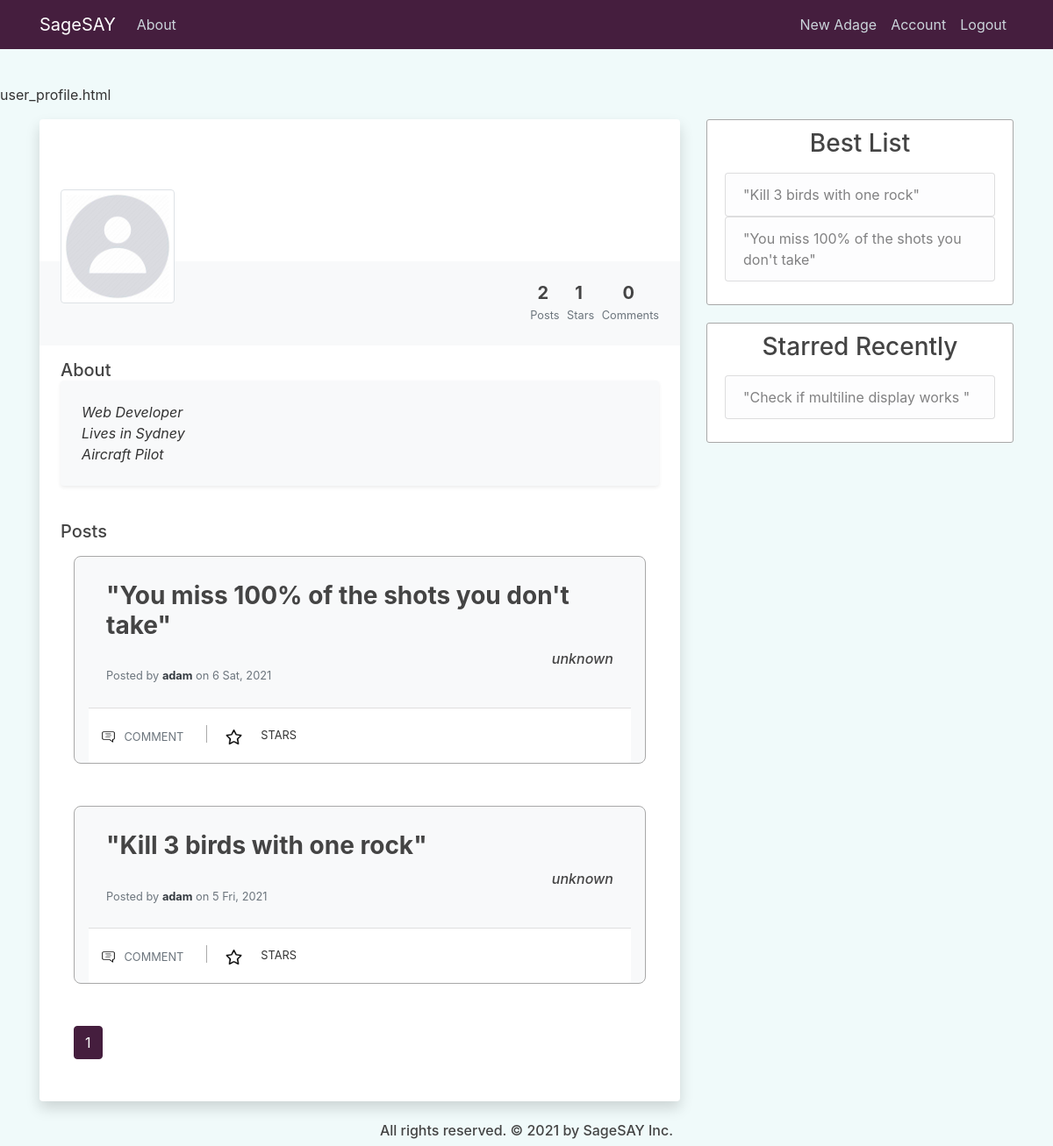
Page /user/adam (signed in) on the committed database.
### quotes_app/models.py (models this page shows, shortened)
class User(db.Model, UserMixin):
    id = db.Column(db.Integer, primary_key=True)
    username = db.Column(db.String(20), unique=True, nullable=False)
    email = db.Column(db.String(120), unique=True, nullable=False)
    image_file = db.Column(db.String(20), nullable=False, default='default.jpg')
    password = db.Column(db.String(60), nullable=False)
    posts = db.relationship('Post', backref='posted_by', lazy=True)
    comments = db.relationship('Comment', backref='comment_author', lazy=True)
    likes = db.relationship('Like', backref='like_author', lazy=True)

class Post(db.Model):
    id = db.Column(db.Integer, primary_key=True)
    author = db.Column(db.String(100), nullable=False, default='Anonymous')
    content = db.Column(db.Text, nullable=False)
    date_posted = db.Column(db.DateTime, nullable=False, default=dt.utcnow)
    user_id = db.Column(db.Integer, db.ForeignKey('user.id'), nullable=False)
    comments = db.relationship('Comment', backref='comment_post', lazy=True)
    likes = db.relationship('Like', backref='like_post', lazy=True)

### quotes_app/users/routes.py (the view)
@users.route("/user/<string:username>", methods=['GET', 'POST'])
@login_required
def user_profile(username):
    page = request.args.get('page', 1, type=int)
    post_id = request.args.get('star', type=int)
    user = User.query.filter_by(username=username).first_or_404()
    if post_id:
        update_like_table(current_user, post_id)
    posts, num_posts, num_likes, num_comments = get_posts_num_plc(user)
    posts = posts.paginate(page=page, per_page=5)
    posts_data = prepare_posts_display(posts)
    best_posts = get_best_posts_user(user, 5)
    recent_stars = get_recent_stars_user(user, 5)
    return render_template('user_profile.html', title=username, posts=posts,
        posts_data=posts_data, user=user, num_posts=num_posts,
        num_likes=num_likes, num_comments=num_comments, best_posts=best_posts,
        recent_stars=recent_stars)

### quotes_app/main/utils.py (called while the page is built)
def prepare_posts_display(posts):
    posts_data = []
    for post in posts.items:
        post_info = []
        likes = Like.query.filter_by(like_post=post).limit(8).all()
        for like in likes:
            post_info.append(User.query.get(like.user_id))
        post_info.append(post)
        starred = None
        if current_user.is_authenticated:
            starred = Like.query.filter_by(like_post=post, like_author=current_user).first()
        if starred:
            post_info.append(True)
        else:
            post_info.append(False)
        posts_data.append(post_info)
    return posts_data

### quotes_app/models.py (called while the page is built)
@login_manager.user_loader
def user_loader(user_id):
    return User.query.get(int(user_id))

### quotes_app/users/utils.py (called while the page is built)
def get_best_posts_user(user, size):
    posts = Like.query.with_entities(Like.post_id, func.count(Like.user_id))\
        .group_by(Like.post_id).order_by(func.count(Like.user_id).desc()).all()
    prep_posts = []
    for item in posts:
        post = Post.query.get(item[0])
        if post.posted_by == user:
            prep_posts.append(post)
        if len(prep_posts) == size:
            return prep_posts
    prep_posts = prep_posts + Post.query.filter(Post.user_id == user.id, Post.id.\
            notin_([item.id for item in prep_posts])).order_by(Post.date_posted).\
            limit(size-len(prep_posts)).all()
    return prep_posts

def get_recent_stars_user(user, size):
    likes = Like.query.filter_by(like_author=user).order_by(Like.date_like.desc()).limit(size).all()
    posts = []
    for like in likes:
        posts.append(Post.query.get(like.post_id))
    return posts

def get_posts_num_plc(user):
    posts = Post.query.filter_by(posted_by=user)\
    .order_by(Post.date_posted.desc())
    num_posts = posts.all()
    num_posts = len(num_posts)
    num_likes = len(Like.query.filter_by(like_author=user).all())
    num_comments = len(Comment.query.filter_by(comment_author=user).all())
    return posts, num_posts, num_likes, num_comments

### quotes_app/templates/user_profile.html (shortened to what this page needs)
{% extends "layout.html" %}
{% block content %}
<div class="col-md-8">
    <div class="mx-auto">
        <div class="bg-white shadow rounded overflow-hidden">
            <div class="px-4 pt-0 pb-4 cover">
                <div class="media align-items-end profile-head">
                    <div class="profile mr-3">
                        <img src="{{ url_for('static', filename='profile_pics/' + user.image_file) }}" alt="..." width="130" class="rounded mb-2 img-thumbnail img-profile">
                        </div>
                    <div class="media-body mb-5">
                        <h4 class="mt-0 mb-0 text-white">{{ user.username }}</h4>
                        <p class="small mb-4 text-white"> Sydney</p>
                    </div>
                </div>
            </div>
            <div class="bg-light p-4 d-flex justify-content-end text-center">
                <ul class="list-inline mb-0">
                    <li class="list-inline-item">
                        <h5 class="font-weight-bold mb-0 d-block">{{ num_posts }}</h5><small class="text-muted"> Posts</small>
                    </li>
                    <li class="list-inline-item">
                        <h5 class="font-weight-bold mb-0 d-block">{{ num_likes }}</h5><small class="text-muted"> Stars</small>
                    </li>
                    <li class="list-inline-item">
                        <h5 class="font-weight-bold mb-0 d-block">{{ num_comments }}</h5><small class="text-muted"> Comments</small>
                    </li>
                </ul>
            </div>
            <div class="px-4 py-3">
                <h5 class="mb-0">About</h5>
                <div class="p-4 rounded shadow-sm bg-light">
                    <p class="font-italic mb-0">Web Developer</p>
                    <p class="font-italic mb-0">Lives in Sydney</p>
                    <p class="font-italic mb-0">Aircraft Pilot</p>
                </div>
            </div>
            <div class="py-4 px-4">
                <div class="d-flex align-items-center justify-content-between mb-3">
                    <h5 class="mb-0">Posts</h5>
                </div>
                <div class="container">
                    {% for post in posts_data %}
                        <div class="card bg-light mb-5 border-5 pt-2 active pb-0 px-3">
                            <div class="card-body ">
                                <div class="row">
                                    <div class="col-12 link-post-content">
                                        <a href="#"><h3 class="card-title "><b>"{{ post[-2].content }}"</b></h3></a>
                                    </div>
                                    <div class="col-12 d-flex justify-content-end text-center">
                                        <h6><i>{{ post[-2].author }}</i></h6>
                                    </div>
                                    <div class="col">
                                        <h6 class="card-subtitle mb-2 text-muted">
                                            <p class="card-text text-muted small"> Posted by <a href="{{ url_for('users.user_profile', username=post[-2].posted_by.username) }}" class="font-weight-bold text-dark"> {{ post[-2].posted_by.username }}</a> on {{ post[-2].date_posted.strftime('%-d %a, %Y') }}</p>
                                        </h6>
                                    </div>
                                </div>
                            </div>
                            <div class="card-footer bg-white px-0 ">
                                <div class="row">
                                    <div class="col-md-auto ">
                                        <a href="#" class="btn btn-outlined btn-black text-muted bg-transparent" data-wow-delay="0.7s">
                                            <img src="{{ url_for('static', filename='comment.png') }}" class="mr-1 " width="19" height="19">
                                            <small>COMMENT</small>
                                        </a>
                                        <a href="{{ url_for('users.user_profile', username=user.username, page=posts.page, star=post[-2].id) }}" class="btn btn-outlined btn-black text-muted bg-transparent" data-wow-delay="0.7s">
                                            {% if post[-1] == True %}
                                                <img src="{{ url_for('static', filename='christmas-star.png') }}" class="mr-1" width="19" height="19">
                                            {% else %}
                                                <img src="{{ url_for('static', filename='star.png') }}" class="mr-1" width="19" height="19">
                                            {% endif %}
                                        </a>
                                        <small>STARS</small>
                                    </div>
                                    <div class="col-md-auto ">
                                    </div>
                                </div>
                            </div>
                        </div>
                    {% endfor %}
                    {% for page_num in posts.iter_pages(left_edge=1, right_edge=1, left_current=1, right_current=2) %}
                    {% if page_num %}
                        {% if posts.page == page_num %}
                        <a class="btn btn-violet mb-4" href="{{ url_for('users.user_profile', username=user.username, page=page_num) }}">{{ page_num }}</a>
                        {% else %}
                            <a class="btn btn-outline-violet mb-4" href="{{ url_for('users.user_profile', username=user.username, page=page_num) }}">{{ page_num }}</a>
                        {% endif %}
                    {% else %}
                        ...
                    {% endif %}
                    {% endfor %}
                </div>
            </div>
        </div>
    </div>
</div>
<div class="col-md-4">
    <div class="content-section">
        <div class="mb-3 text-center">
            <h3>Best List</h3>
        </div>
        <ul class="list-group">
            {% if not best_posts %}
                {% if current_user == user %}
                    <a href="{{ url_for('posts.new_post') }}"><li class="list-group-item list-group-item-light">No Adages. Add one.</li></a>
                {% else %}
                    <li class="list-group-item list-group-item-light">No Adages to show.</li>
                {% endif %}
                    {% else %}
                {% for post in best_posts %}
                    <a href="#"><li class="list-group-item list-group-item-light">"{{ post.content }}"</li></a>
                {% endfor %}
            {% endif %}
        </ul>
    </div>
    <div class="content-section">
        <div class="mb-3 text-center">
            <h3>Starred Recently</h3>
        </div>
        <ul class="list-group">
            {% if not recent_stars %}
                {% if current_user == user %}
                    <a href="{{ url_for('main.home') }}"><li class="list-group-item list-group-item-light">No Adages. Give one a star.</li></a>
                {% else %}
                    <li class="list-group-item list-group-item-light">No Adages to show.</li>
                {% endif %}
            {% else %}
                {% for post in recent_stars %}
                <a href="#"><li class="list-group-item list-group-item-light">"{{ post.content }}"</li></a>
                {% endfor %}
            {% endif %}
        </ul>
    </div>
</div>
{% endblock content %}

### quotes_app/templates/layout.html (shortened to what this page needs)
<!doctype html>
<html lang="en">
  <head>
    <link rel="stylesheet" href="https://stackpath.bootstrapcdn.com/bootstrap/4.3.1/css/bootstrap.min.css">
    <link rel="stylesheet" type="text/css" href="{{ url_for('static', filename='main.css') }}">
  </head>
  <body>
    <header class="site-header">
        <nav class="navbar navbar-expand-md navbar-dark bg-violet fixed-top">
            <div class="container">
                <a class="navbar-brand" href="{{ url_for('main.home') }}">SageSAY</a>
                <div class="collapse navbar-collapse" id="navbarNav">
                    <div class="navbar-nav mr-auto">
                        <a class="nav-item nav-link" href="#">About</a>
                    </div>
                    <div class="navbar-nav">
                        {% if current_user.is_authenticated %}
                            <a class="nav-item nav-link" href="{{ url_for('posts.new_post') }}">New Adage</a>
                            <a class="nav-item nav-link" href="{{ url_for('users.user_profile', username=current_user.username) }}">Account</a>
                            <a class="nav-item nav-link" href="{{ url_for('users.logout') }}">Logout</a>
                        {% else %}
                            <a class="nav-item nav-link" href="{{ url_for('users.login') }}">Login</a>
                            <a class="nav-item nav-link" href="{{ url_for('users.register') }}">Register</a>
                        {% endif %}
                    </div>
                </div>
            </div>
        </nav>
    </header>
    <p>{{ self._TemplateReference__context.name }}</p>
    <main role="main" class="container mt-80">
        <div class="row justify-content-center">
            {% block content %}{% endblock content %}
        </div>
    </main>
    <div class="footer pt-4">
        <h6 class="mx-auto">All rights reserved. &#169; 2021 by SageSAY Inc.</h6>
    </div>
  </body>
</html>

### quotes_app/static/main.css (style rules this page uses)
body { background: #f0fafa; color: #333333; margin-top: 6rem; }
h1, h2, h3, h4, h5, h6 { color: #444444; }
.bg-violet { background-color: #451e3e; }
.btn-violet { color: white; border-color: #451e3e; background-color: #451e3e; }
.list-group a { text-decoration: none; }
.link-post-content a { color: #444444; text-decoration: none; }
.site-header .navbar-nav .nav-link { color: #cbd5db; }
.content-section { background: #ffffff; padding: 10px 20px; border: 1px solid #A8A8A8; border-radius: 3px; margin-bottom: 20px; }
.footer { width: 100%; text-align: center; }
.card { background: #451e3e; padding: 10px 20px; border: 1px solid #A8A8A8; border-radius: 8px; margin-bottom: 20px; }
.profile-head { transform: translateY(5rem) }
.cover { background-image: url('./profile_background.jpg'); background-size: cover; background-repeat: no-repeat }
.img-profile { cursor: pointer; overflow: visible }
.list-inline-item:not(:last-child) { margin-right: 0px; }

### rows in the picture
User: image_file (placeholder picture)
Post: content "You miss 100% of the shots you don't take", author "unknown", username "adam", date_posted "6 Sat, 2021"
Post: content "Kill 3 birds with one rock", author "unknown", username "adam", date_posted "5 Fri, 2021"
Post: content "Check if multiline display works"

### other values in the picture
{{ self._TemplateReference__context.name }} "user_profile.html"
{{ num_posts }} "2"
{{ num_likes }} "1"
{{ num_comments }} "0"
{{ page_num }} "1"
